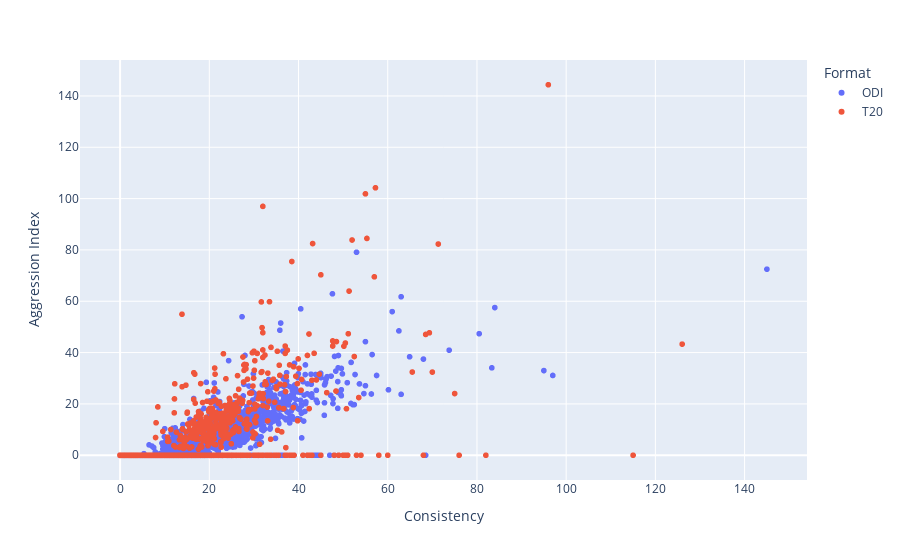

The code cell stored with this chart in its notebook:
### Code cell
fig = px.scatter(
    ltd_overs_batting_df,
    x = 'Consistency', 
    y = 'Aggression Index',
    color = 'Format',
    hover_data=['Player', 'Runs','Aggression Index', 'Consistency' ,'Ave', '100', '50'])
fig.show()

### Figure 1 — Plotly figure (JSON) as saved in the notebook; plotly's stock layout.template omitted (floating-point values rounded to 4 significant figures; data arrays with more than 128 entries replaced by an {"elided": "..."} marker saying what was removed)
{"data": [{"customdata": {"elided": "2369x5 mixed values"}, "hovertemplate": "Format=ODI<br>Consistency=%{x}<br>Aggression Index=%{y}<br>Player=%{customdata[0]}<br>Runs=%{customdata[1]}<br>Ave=%{customdata[2]}<br>100=%{customdata[3]}<br>50=%{customdata[4]}<extra></extra>", "legendgroup": "ODI", "marker": {"color": "#636efa", "symbol": "circle"}, "mode": "markers", "name": "ODI", "showlegend": true, "type": "scattergl", "x": {"elided": "2369 float values"}, "xaxis": "x", "y": {"elided": "2369 float values"}, "yaxis": "y"}, {"customdata": {"elided": "1672x5 mixed values"}, "hovertemplate": "Format=T20<br>Consistency=%{x}<br>Aggression Index=%{y}<br>Player=%{customdata[0]}<br>Runs=%{customdata[1]}<br>Ave=%{customdata[2]}<br>100=%{customdata[3]}<br>50=%{customdata[4]}<extra></extra>", "legendgroup": "T20", "marker": {"color": "#EF553B", "symbol": "circle"}, "mode": "markers", "name": "T20", "showlegend": true, "type": "scattergl", "x": {"elided": "1672 float values"}, "xaxis": "x", "y": {"elided": "1672 float values"}, "yaxis": "y"}], "layout": {"legend": {"title": {"text": "Format"}, "tracegroupgap": 0}, "margin": {"t": 60}, "xaxis": {"anchor": "y", "domain": [0, 1], "title": {"text": "Consistency"}}, "yaxis": {"anchor": "x", "domain": [0, 1], "title": {"text": "Aggression Index"}}}}
